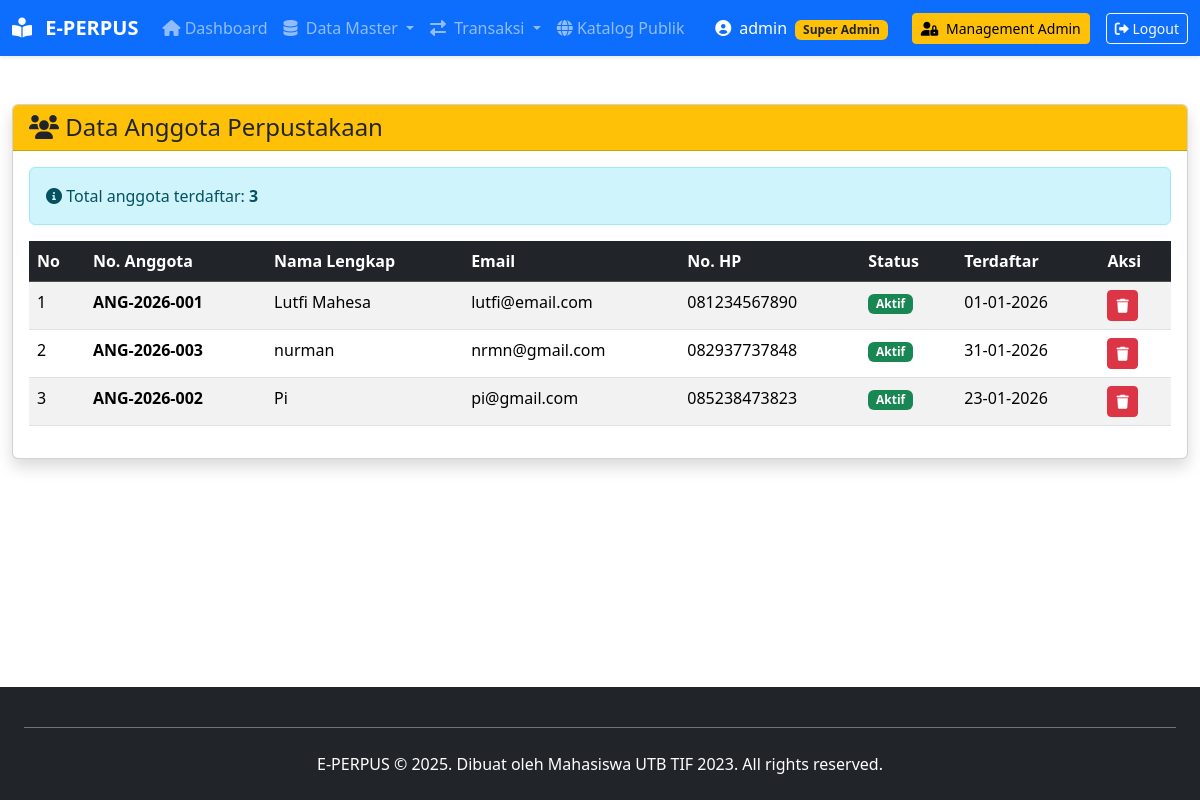
The page /index.php?page=anggota/index (signed in) on the database its author committed.
### tables this page shows
CREATE TABLE `anggota` (
  `id_anggota` int(11) NOT NULL,
  `no_anggota` varchar(20) NOT NULL COMMENT 'Nomor ID anggota',
  `nik` varchar(16) DEFAULT NULL COMMENT 'NIK KTP',
  `nama_lengkap` varchar(100) NOT NULL,
  `jenis_kelamin` enum('L','P') NOT NULL,
  `tempat_lahir` varchar(50) DEFAULT NULL,
  `tanggal_lahir` date DEFAULT NULL,
  `alamat` text NOT NULL,
  `kelurahan` varchar(50) DEFAULT NULL,
  `kecamatan` varchar(50) DEFAULT NULL,
  `kota` varchar(50) DEFAULT 'Subang',
  `kode_pos` varchar(5) DEFAULT NULL,
  `no_hp` varchar(15) NOT NULL,
  `email` varchar(100) DEFAULT NULL,
  `username` varchar(50) NOT NULL,
  `password` varchar(255) NOT NULL,
  `foto_profil` varchar(100) DEFAULT 'default_user.png',
  `pekerjaan` varchar(50) DEFAULT 'Pelajar/Mahasiswa',
  `instansi` varchar(100) DEFAULT NULL,
  `status_anggota` enum('aktif','nonaktif','suspended') DEFAULT 'aktif',
  `tanggal_daftar` date NOT NULL,
  `tanggal_expired` date NOT NULL COMMENT 'Masa aktif keanggotaan',
  `total_pinjam` int(11) DEFAULT 0,
  `denda_aktif` int(11) DEFAULT 0,
  `created_at` timestamp NOT NULL DEFAULT current_timestamp(),
  `updated_at` timestamp NOT NULL DEFAULT current_timestamp() ON UPDATE current_timestamp()
);

### src/controllers/AnggotaController.php (called while the page is built, shortened)
<?php
require_once ROOT_PATH . 'src/models/AnggotaModel.php';
class AnggotaController {
    private $model;
    public function __construct() {
        $db = (new Database())->getConnection();
        $this->model = new AnggotaModel($db);
    }
    public function index() {
        $stmt = $this->model->readAll();
        $data_anggota = $stmt->fetchAll(PDO::FETCH_ASSOC);
        require_once ROOT_PATH . 'src/views/anggota/index.php';
    }
}
?>

### src/models/AnggotaModel.php (called while the page is built, shortened)
<?php
class AnggotaModel {
    private $conn;
    private $table_name = "anggota";
    public function __construct($db) {
        $this->conn = $db;
    }
    public function readAll() {
        $query = "SELECT * FROM " . $this->table_name . " ORDER BY nama_lengkap ASC";
        $stmt = $this->conn->prepare($query);
        $stmt->execute();
        return $stmt;
    }
}
?>

### src/views/anggota/index.php (the view, shortened to what this page needs)
<?php include(ROOT_PATH . 'src/views/layouts/header.php'); ?>
<div class="container-fluid mt-5">
    <div class="card shadow">
        <div class="card-header bg-warning text-dark">
            <h4 class="mb-0"><i class="fas fa-users"></i> Data Anggota Perpustakaan</h4>
        </div>
        <div class="card-body">
            <div class="alert alert-info">
                <i class="fas fa-info-circle"></i> Total anggota terdaftar: <strong><?= count($data_anggota) ?></strong>
            </div>
            <div class="table-responsive">
                <table class="table table-striped table-hover">
                    <thead class="table-dark">
                        <tr>
                            <th>No</th>
                            <th>No. Anggota</th>
                            <th>Nama Lengkap</th>
                            <th>Email</th>
                            <th>No. HP</th>
                            <th>Status</th>
                            <th>Terdaftar</th>
                            <th>Aksi</th>
                        </tr>
                    </thead>
                    <tbody>
                        <?php if (!empty($data_anggota)): ?>
                            <?php $no = 1; foreach ($data_anggota as $ang): ?>
                                <tr>
                                    <td><?= $no++ ?></td>
                                    <td><strong><?= htmlspecialchars($ang['no_anggota']) ?></strong></td>
                                    <td><?= htmlspecialchars($ang['nama_lengkap']) ?></td>
                                    <td><?= htmlspecialchars($ang['email']) ?></td>
                                    <td><?= htmlspecialchars($ang['no_hp']) ?></td>
                                    <td>
                                        <?php if ($ang['status_anggota'] == 'aktif'): ?>
                                            <span class="badge bg-success">Aktif</span>
                                        <?php elseif ($ang['status_anggota'] == 'nonaktif'): ?>
                                            <span class="badge bg-secondary">Non-aktif</span>
                                        <?php else: ?>
                                            <span class="badge bg-danger">Suspended</span>
                                        <?php endif; ?>
                                    </td>
                                    <td><?= date('d-m-Y', strtotime($ang['tanggal_daftar'])) ?></td>
                                    <td>
                                        <?php if ($_SESSION['level'] != 3):  ?>
                                            <button type="button" class="btn btn-danger btn-sm"
                                                    onclick="if(confirm('Yakin hapus anggota ini?')) location.href='index.php?page=anggota/delete&id=<?= $ang['id_anggota'] ?>'">
                                                <i class="fas fa-trash"></i>
                                            </button>
                                        <?php endif; ?>
                                    </td>
                                </tr>
                            <?php endforeach; ?>
                        <?php endif; ?>
                    </tbody>
                </table>
            </div>
        </div>
    </div>
</div>
<?php include(ROOT_PATH . 'src/views/layouts/footer.php'); ?>

### rows shown on the page
anggota: no_anggota "ANG-2026-001", nama_lengkap "Lutfi Mahesa", email "lutfi@email.com", no_hp "081234567890", status_anggota "Aktif", tanggal_daftar "01-01-2026"
anggota: no_anggota "ANG-2026-003", nama_lengkap "nurman", email "nrmn@gmail.com", no_hp "082937737848", status_anggota "Aktif", tanggal_daftar "31-01-2026"
anggota: no_anggota "ANG-2026-002", nama_lengkap "Pi", email "pi@gmail.com", no_hp "085238473823", status_anggota "Aktif", tanggal_daftar "23-01-2026"

### other values the page prints
$_SESSION['username'] "admin"
count($data_anggota) "3"
